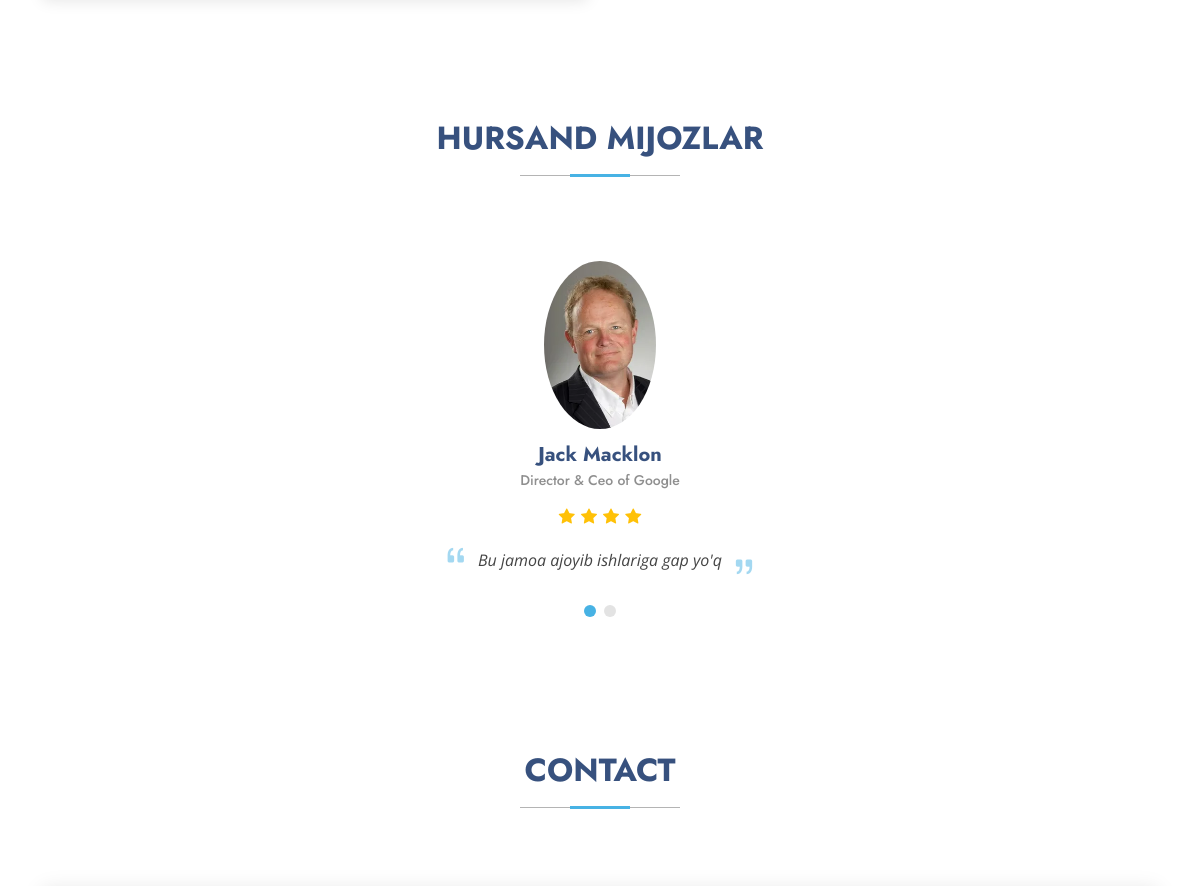
The app's page / (middle part), older data.
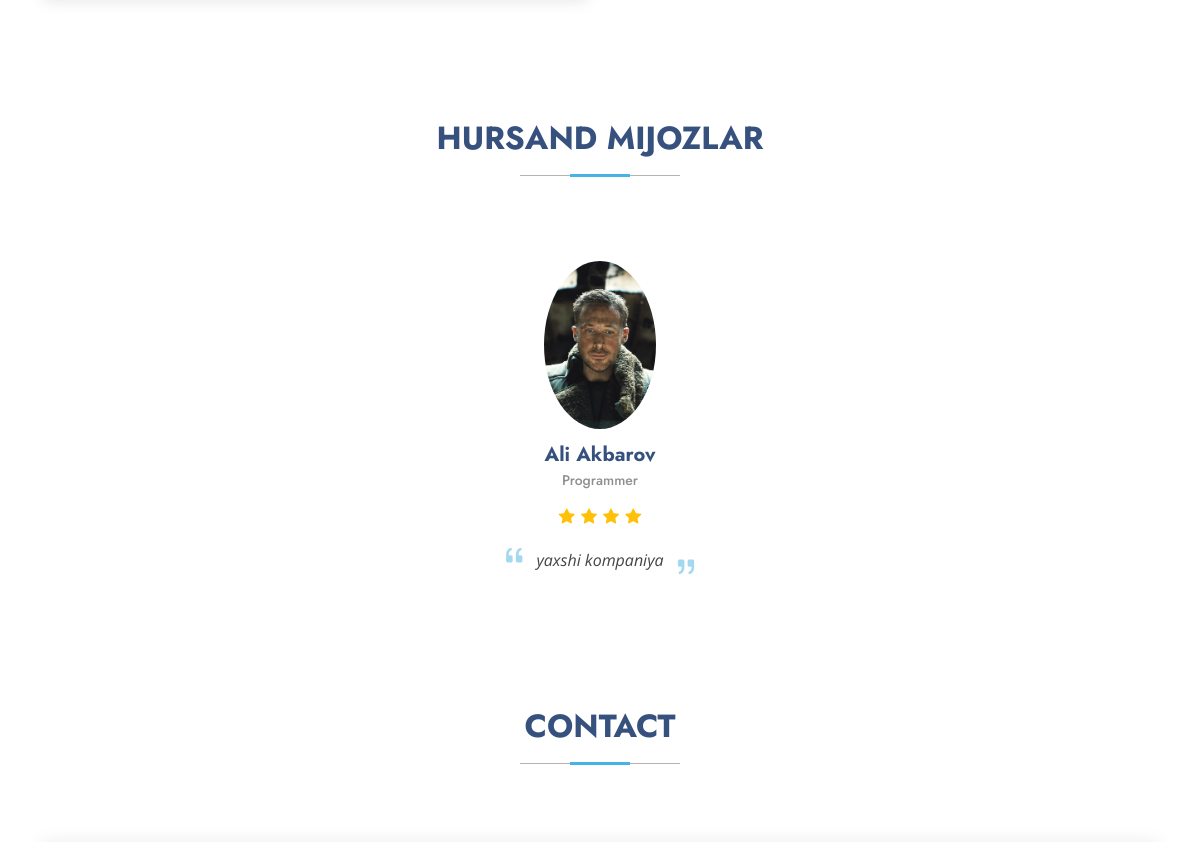
The same page, newer data.
### users/models.py (models this page shows, shortened)
class Review(models.Model):
    user = models.ForeignKey(User, on_delete=models.CASCADE)
    speciality = models.CharField(max_length=100)
    review = models.TextField()
    stars_given = models.PositiveSmallIntegerField(
        validators=[MinValueValidator(1), MaxValueValidator(5)]
    )
    @property
    def stars(self):
        return range(0, self.stars_given)

class User(AbstractUser):
    profile_image = models.ImageField(upload_to='profile_pics', default="default_profile_pic.jpg")
    @property
    def full_name(self):
        return f'{self.first_name} {self.last_name}'

### users/views.py (the view)
# urls.py: path('', HomePageView.as_view(), name='home'),
class HomePageView(View):
    def get(self, request):
        services = Services.objects.all()
        portfolios = Portfolio.objects.all()
        staff = Staff.objects.all()
        reviews = Review.objects.all()
        context = {
            'services': services, 'portfolios': portfolios,
            'staff': staff, 'reviews': reviews
        }
        return render(request, 'users/index.html', context)

### templates/users/index.html (shortened to what this page needs)
<!DOCTYPE html>
{% load static %}
<html lang="en">
<head>
  <link href="{% static 'users/assets/vendor/bootstrap/css/bootstrap.min.css' %}" rel="stylesheet">
  <link href="{% static 'users/assets/vendor/bootstrap-icons/bootstrap-icons.css' %}" rel="stylesheet">
  <link href="{% static 'users/assets/vendor/aos/aos.css' %}" rel="stylesheet">
  <link href="{% static 'users/assets/vendor/glightbox/css/glightbox.min.css' %}" rel="stylesheet">
  <link href="{% static 'users/assets/vendor/swiper/swiper-bundle.min.css' %}" rel="stylesheet">
  <link href="{% static 'users/assets/css/main.css' %}" rel="stylesheet">
</head>
<body class="index-page">
  <main class="main">
{% block content %}
    <section id="team" class="team section">
    </section>
    <section id="testimonials" class="testimonials section">
      <div class="container section-title" data-aos="fade-up">
        <h2>Hursand Mijozlar</h2>
      </div>
      <div class="container" data-aos="fade-up" data-aos-delay="100">
        <div class="swiper init-swiper">
          <div class="swiper-wrapper">
            {% for review in reviews %}
            <div class="swiper-slide">
              <div class="testimonial-item">
                <img src="{{ review.user.profile_image.url }}" class="testimonial-img" alt="">
                <h3>{{ review.user.full_name }}</h3>
                <h4>{{ review.speciality }}</h4>
                <div class="stars">
                  {% for _ in review.stars %}
                  <i class="bi bi-star-fill"></i>
                  {% endfor %}
                </div>
                <p>
                  <i class="bi bi-quote quote-icon-left"></i>
                  <span>{{ review.review }} </span>
                  <i class="bi bi-quote quote-icon-right"></i>
                </p>
              </div>
            </div>
            {% endfor %}
          </div>
          <div class="swiper-pagination"></div>
        </div>
      </div>
    </section>
    <section id="contact" class="contact section">
      <div class="container section-title" data-aos="fade-up">
        <h2>Contact</h2>
      </div>
      <div class="container" data-aos="fade-up" data-aos-delay="100">
        <div class="row gy-4">
        </div>
      </div>
    </section>
{% endblock %}
  </main>
</body>
</html>

### static/users/assets/css/main.css (style rules this page uses)
:root { --default-font: "Open Sans", system-ui, -apple-system, "Segoe UI", Roboto, "Helvetica Neue", Arial, "Noto Sans", "Liberation Sans", sans-serif, "Apple Color Emoji", "Segoe UI Emoji", "Segoe UI Symbol", "Noto Color Emoji"; --heading-font: "Jost", sans-serif; --nav-font: "Poppins", sans-serif; }
:root { --background-color: #ffffff; --default-color: #444444; --heading-color: #37517e; --accent-color: #47b2e4; --surface-color: #ffffff; --contrast-color: #ffffff; }
:root { --nav-color: #ffffff; --nav-hover-color: #47b2e4; --nav-mobile-background-color: #ffffff; --nav-dropdown-background-color: #ffffff; --nav-dropdown-color: #444444; --nav-dropdown-hover-color: #47b2e4; }
:root { scroll-behavior: smooth; }
body { color: var(--default-color); background-color: var(--background-color); font-family: var(--default-font); }
h1, h2, h3, h4, h5, h6 { color: var(--heading-color); font-family: var(--heading-font); }
section, .section { color: var(--default-color); background-color: var(--background-color); padding: 60px 0; scroll-margin-top: 88px; overflow: clip; }
.section-title { text-align: center; padding-bottom: 60px; position: relative; }
.section-title h2 { font-size: 32px; font-weight: 700; margin-bottom: 20px; padding-bottom: 20px; text-transform: uppercase; position: relative; }
.section-title h2:before { content: ""; position: absolute; display: block; width: 160px; height: 1px; background: color-mix(in srgb, var(--default-color), transparent 60%); left: 0; right: 0; bottom: 1px; margin: auto; }
.section-title h2::after { content: ""; position: absolute; display: block; width: 60px; height: 3px; background: var(--accent-color); left: 0; right: 0; bottom: 0; margin: auto; }
.testimonials .testimonial-item { text-align: center; }
.testimonials .testimonial-item .testimonial-img { width: 120px; border-radius: 50%; border: 4px solid var(--background-color); margin: 0 auto; }
.testimonials .testimonial-item h3 { font-size: 20px; font-weight: bold; margin: 10px 0 5px 0; }
.testimonials .testimonial-item h4 { font-size: 14px; color: color-mix(in srgb, var(--default-color), transparent 40%); margin: 0 0 15px 0; }
.testimonials .testimonial-item .stars { margin-bottom: 15px; }
.testimonials .testimonial-item .stars i { color: #ffc107; margin: 0 1px; }
.testimonials .testimonial-item .quote-icon-left, .testimonials .testimonial-item .quote-icon-right { color: color-mix(in srgb, var(--accent-color), transparent 50%); font-size: 26px; line-height: 0; }
.testimonials .testimonial-item .quote-icon-left { display: inline-block; left: -5px; position: relative; }
.testimonials .testimonial-item .quote-icon-right { display: inline-block; right: -5px; position: relative; top: 10px; transform: scale(-1, -1); }
.testimonials .testimonial-item p { font-style: italic; margin: 0 auto 15px auto; }
.testimonials .swiper-wrapper { height: auto; }
@media (min-width: 992px) { .testimonials .testimonial-item p { width: 80%; } }

Row changes from the older to the newer data that the page shows:
removed Review: user.profile_image (picture), user.full_name "Jack Macklon", speciality "Director & Ceo of Google", stars_given 4 (drawn), review "Bu jamoa ajoyib ishlariga gap yo'q"
added Review: user.profile_image (picture), user.full_name "Ali Akbarov", speciality "Programmer", stars_given 4 (drawn), review "yaxshi kompaniya"
